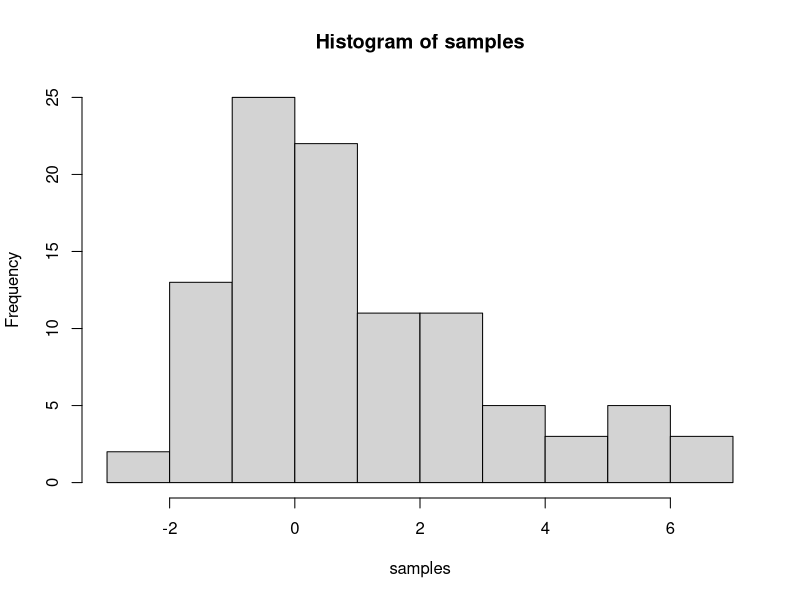

The R source for this figure:
###part a###
##initialize all the things!##
p1 <- .7
p2 <- .3
mu1 <- 0
mu2 <- 3
var1 <- 1
var2 <- 4

GMM <- function(N = 100, p1 = .7, p2 = .3, mu1 = 0, mu2 = 3, var1 = 1, var2 = 4) {
  X <- matrix(0, N, 1)
  n1 = n2 = 0
  
  for(i in 1:N) {
    prob <- runif(1)
    if(prob < p1) {
      X[i, 1] <- rnorm(1, mean = mu1, sd = sqrt(var1) )
    } else {
      X[i, 1] <- rnorm(1, mean = mu2, sd = sqrt(var2) )
    }
  }
  return(X)
}

samples <- GMM(100, p1, p2, mu1, mu2, var1, var2)

histsmaples <- hist(samples, breaks = 10)

###part b, i###



###part b, ii: steepest ascent algorithm###

##test function for f(x1,x2) = -(10-x1)^2 - (5-x2)^2

##initialize the function
#x is a vector of param x1 and x2
testfunction <- function(x) {
  y <- -(10-x[1])^2 - (5 - x[2])^2
  return(y)
}

##function to calculate the gradient
#x is a vector of params x1 and x2
gradient <- function(x) {
  df.dx1 <- (20 - 2*x[1])
  df.dx2 <- (10 - 2*x[2])
  grad <- c(df.dx1,df.dx2)
  return(grad)
}

##function to calculate the norm of the gradient
norm <- function(grad) {
  gradnorm = sqrt(sum(grad^2))
  return(gradnorm)
}

##steepest ascent algorithm for test function
#this doesn't work
#fxn <- function to be tested (as a function)
#starts <- start values for all params
#target <- some sufficiently small value
#step <- how far each step moves

ascent <- function(fxn) {
  #initializing
  x.new <- c(0,0)
  target <- .01
  step <- 1
  grad.new <- gradient(x.new)
  path <- NULL
  
  while (norm(grad.new) > target) {
    path <- c(path, x.new)
    x.old <- x.new
    grad.old <- grad.new
    dir <- grad.old/norm(grad.old)
    move <- dir*step
    x.new <- x.old + move
    grad.new <- gradient(x.new)
    print(x.new)
  }

  return(c(path,x.new))
}
